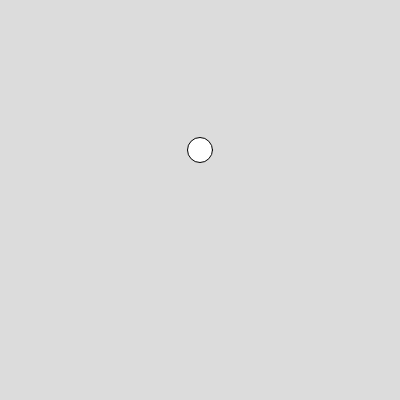
Frame 1 (no input)
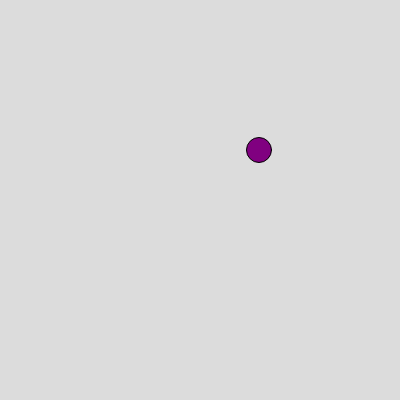
Frame 60 (no input)
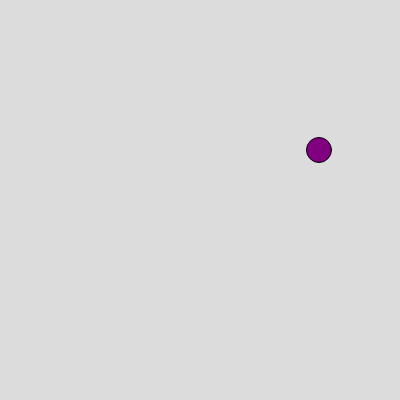
Frame 120 (the mouse pressed at the canvas centre since frame 60)

The p5.js sketch that drew these frames (run headless with seeded random() and noise() and a simulated clock; from frame 60 on, the mouse is pressed at the canvas centre):

// p5.js sketch
// ── sketch.js
var ball={
  x:200,
  y:150,
  r:25,
  color:["green","purple","blue","pink"],
  xspeed:0,
  yspeed:0
}

function setup() {
  createCanvas(400, 400);
}

function draw() {
  background(220);
  circle(ball.x,ball.y,ball.r);
  fill(ball.color[1])
  ball.xspeed=1;
  ball.x=ball.x+ball.xspeed;
}
